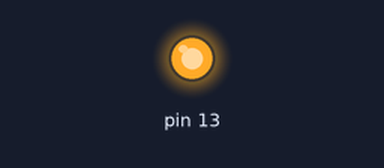
Bench run of a sketch on a simulated Arduino Uno, built with avr-gcc and run on an emulated ATmega328P. On the bench: output pins drawn as LEDs (lit = HIGH).

Above: at 5.56 s.
At 49.5 s:
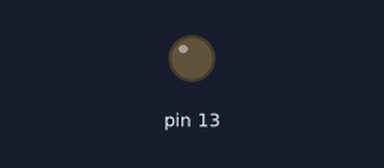
Timing chart, 0 to 51.7 s (numbered marks = the images above):
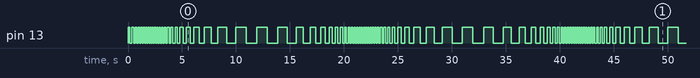

Measured:
- by itself, pin 13: moves between LOW and HIGH, repeating every 39.7 s
- by itself, everything shown: repeats every 39.7 s, in 126 steps

The sketch:

ciu_practica101.ino
```cpp
double tiempo;
double wave;

double sinMin;
double sinMax;

double freqMin;
double freqMax;
double output;

void setup()
{
  //inicializamos el led
  bool flag = 0;
  pinMode(13, OUTPUT);
  wave =0;
  sinMin = -1;
  sinMax  = 1;
  freqMin = 1.0/100.0;
  freqMax = 1.0/1000.0;
  Serial.begin(6900);

}

void loop()
{
  double time = getTickTime();
  digitalWrite(13,HIGH);
  delay(time);
  digitalWrite(13,LOW);
  delay(time);
}

double getTickTime() {

  double input = sin(0.2*wave++);
  //Serial.println((String)"esto es el seno: " + input);
  double slope = 1.0 * (freqMin - freqMax) / (sinMax - sinMin);
  output = freqMax + slope * (input - sinMin);
  double tickTime = 1./output;
  //Serial.println((String)"esto es el tiempo de delay: " + tickTime);
  return tickTime;
}
```
